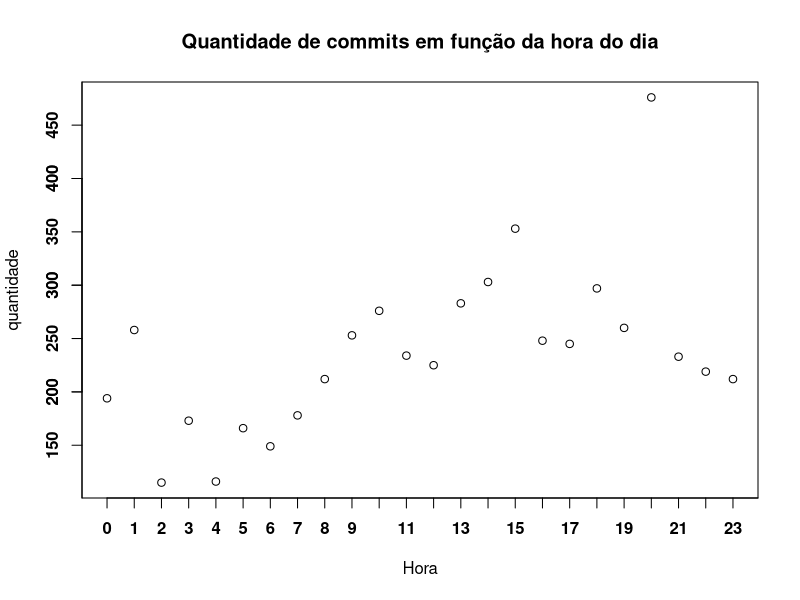

The R script that drew this image:
install.packages("ggplot2")
library(ggplot2)

setwd("C:\\Users\\letic\\OneDrive\\Área de Trabalho\\PESQUISA\\mini artigo\\getHours")
df_activity <- read.table("commitHours.data", header = TRUE, sep=",")

df_activity

#pl <- ggplot(df_activity,aes(x = Hora, y=quantidade)) +
#scale_x_log10(breaks = scales::trans_breaks("log10", function(x) 10^x), labels = scales::trans_format("log10", scales::math_format(10^.x))) +
#scale_y_log10(breaks = scales::trans_breaks("log10", function(x) 10^x), labels = scales::trans_format("log10", scales::math_format(10^.x))) +
#geom_bar(stat = "identity", width=0.2)+

#theme_bw(base_size = 11) + geom_point(shape=1,size=3) + ylab("Quantidade (commits)") +
#geom_line(color =" blue")

plot(df_activity, xaxt="none", main="Quantidade de commits em função da hora do dia")
axis(1, seq(0,25,1), font=2)
axis(2, seq(0,500,50), font=2)
geom_line(color =" blue")




#print(pl)
